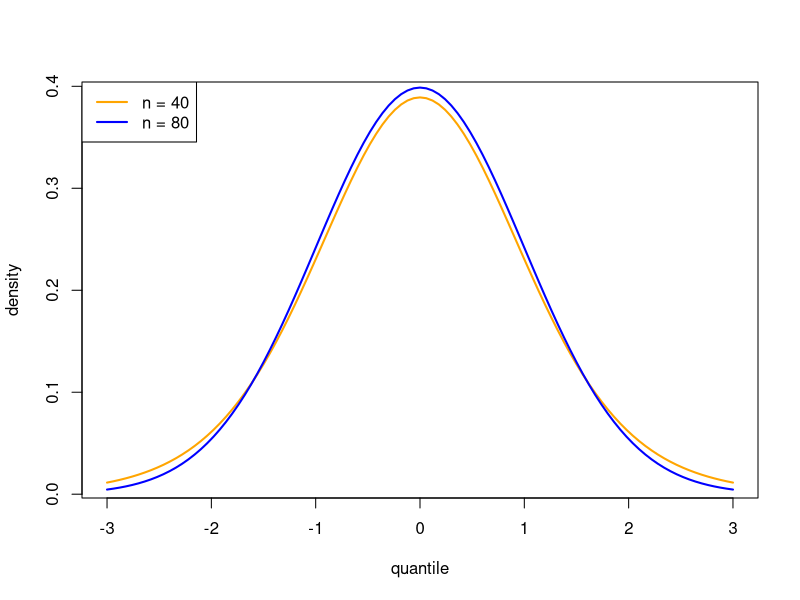

This figure's R source:
## ---- chunk 1
knitr::opts_chunk$set(echo = TRUE)
## ---- chunk 2
p_par = 0.4
n1=40
n2=80
dof1=n1-1
dof2=n2-1
pvalue=0.05

tscore_40=qt(c(0.025,0.975),df = dof1,lower.tail = TRUE)
p_hat_40 = round(tscore_40[2]*sqrt(p_par*(1-p_par)/n1)+p_par,2)

tscore_80 = qt(c(0.025,0.975),df = dof2,lower.tail = TRUE)
p_hat_80 = round(tscore_80[2]*sqrt(p_par*(1-p_par)/n2)+p_par,2)
## ---- chunk 3
curve(dt(x, 10), from = -3, to = 3, col = "orange",xlab = "quantile", ylab = "density", lwd = 2)
curve(dt(x, 500), from = -3, to = 3, col = "blue",xlab = "quantile", ylab = "density", add = TRUE,lwd = 2)
legend("topleft", legend = paste0("n = ", c(40, 80)),
       col = c("orange","blue"),
       lty = 1, lwd = 2)
## ---- chunk 4
MOE = 0.25
zstar = qnorm(0.95,0,1,lower.tail = TRUE)
sample_size = round(0.25*(zstar/MOE)^2,0)
